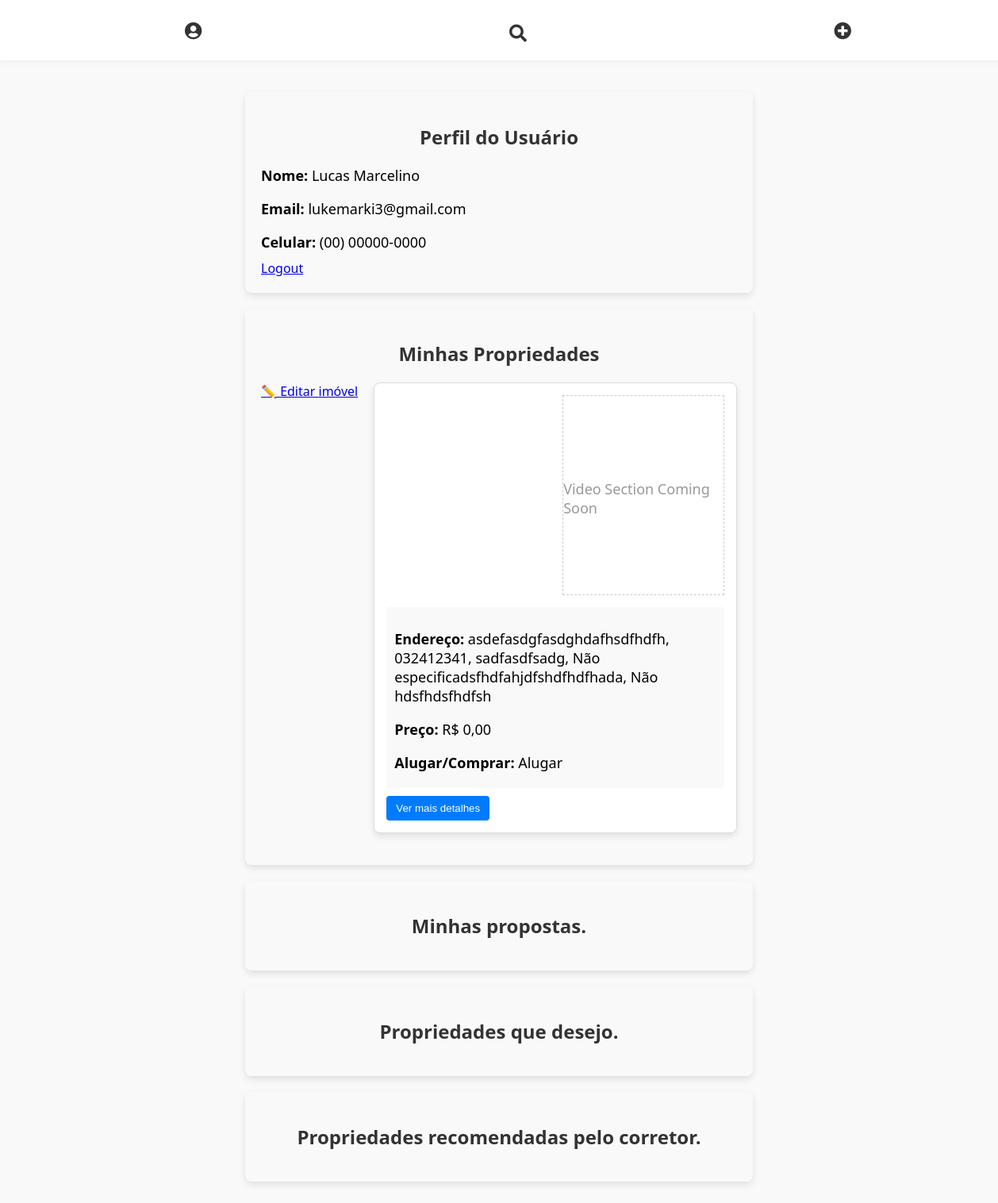
Screenshot of /perfil/ (signed in) with the database file from the repository.
### sales/models.py (models this page shows, shortened)
class PropertyOwner(models.Model):
    user = models.OneToOneField(User, on_delete=models.CASCADE)
    phone_number = models.CharField(max_length=15, verbose_name="Celular", default="(00) 00000-0000")
    IS_MARRIED_CHOICES = [
        ('Yes', 'Sim'),
        ('No', 'Não')
    ]
    is_married = models.CharField(max_length=3, choices=IS_MARRIED_CHOICES, verbose_name="É casado", default='No')

class Property(models.Model):
    likes = models.ManyToManyField(User, related_name='property_likes', blank=True)
    dislikes = models.ManyToManyField(User, related_name='property_dislikes', blank=True)
    owner = models.ManyToManyField(PropertyOwner, related_name="properties")
    street = models.CharField(max_length=255, verbose_name="Rua", default="Não especificada")
    street_number = models.CharField(max_length=10, verbose_name="Número", default="0")
    zip_code = models.CharField(max_length=10, verbose_name="CEP", default="00000-000")
    neighborhood = models.CharField(max_length=100, verbose_name="Bairro", default="Não especificado")
    city = models.CharField(max_length=100, verbose_name="Cidade", default="Não especificada")
    state = models.CharField(max_length=100, verbose_name="Estado", default="Não especificado")
    property_type = models.CharField(
        max_length=50,
        choices=[('apartment', 'Apartamento'), ('house', 'Casa'), ('land', 'Lote'), ('farm', 'Fazenda'), ('wahehouse', 'Galpão'), ('commercial', 'Comercial')],
        verbose_name="Tipo de Imóvel",
        default='apartment'
    )
    property_area = models.DecimalField(max_digits=10, decimal_places=2, verbose_name="Área útil do imóvel (m²)", default=0.0)
    bedrooms = models.IntegerField(verbose_name="Dormitórios (incluindo suítes)", default=1)
    suites = models.IntegerField(verbose_name="Suítes", default=0)
    bathrooms = models.IntegerField(verbose_name="Banheiros", default=1)
    features = models.CharField(max_length=255, verbose_name="Adereços", default="Nenhum")  # Usando um CharField para valores separados por vírgula
    is_covered = models.CharField(
        max_length=3,
        choices=[('yes', 'Sim'), ('no', 'Não')],
        verbose_name="Cobertura",
        default='no'
    )
    private_area = models.DecimalField(max_digits=10, decimal_places=2, verbose_name="Área privativa (m²)", default=0.0)
    garage_spots = models.IntegerField(verbose_name="Vagas de garagem", default=0)
    garage_type = models.CharField(
        max_length=20,
        choices=[
            ('covered', 'Coberta'),
            ('free', 'Livre'),
            ('covered_and_free', 'Coberta e Livre'),
            ('none', 'Nem Coberta nem Livre')
        ],
        verbose_name="Tipo de Vaga",
        default='none'
    )
    has_pool = models.CharField(
        max_length=3,
        choices=[('yes', 'Sim'), ('no', 'Não')],
        verbose_name="Piscina",
        default='no'
    )
    has_gatehouse = models.CharField(
        max_length=20,
        choices=[
            ('24h', '24 h'),
            ('daytime', 'Diurna'),
            ('night', 'Noturna'),
            ('none', 'Sem portaria')
        ],
        verbose_name="Portaria",
        default='none'
    )
    is_occupied = models.CharField(
        max_length=20,
        choices=[
            ('vacant', 'Está vago'),
            ('owner', 'Proprietário mora'),
            ('tenant', 'Inquilino mora')
        ],
        verbose_name="Alguém mora no imóvel",
        default='vacant'
    )
    access = models.CharField(
        max_length=20,
        choices=[('Key', 'Chave'), ('Biometry', 'Biometria'), ('Password', 'Senha')],
        verbose_name="Acesso",
        default='Key'
    )
    accessibility = models.CharField(
        max_length=3,
        choices=[('yes', 'Sim'), ('no', 'Não')],
        verbose_name="Acessibilidade",
        default='no'
    )
    move_availability = models.CharField(
        max_length=20,
        choices=[('immediate', 'Imediata'), ('30_days', '30 dias'), ('60_days', '60 dias'), ('other', 'Outro')],
        verbose_name="Disponibilidade de mudança",
        default='immediate'
    )
    rent_price = models.DecimalField(max_digits=10, decimal_places=2, verbose_name="Valor do aluguel", null=True, blank=True, default=0.0)
    sale_price = models.DecimalField(max_digits=10, decimal_places=2, verbose_name="Valor de venda", null=True, blank=True, default=0.0)
    iptu_value = models.DecimalField(max_digits=10, decimal_places=2, verbose_name="Valor do IPTU", null=True, blank=True, default=0.0)
    condo_fee = models.DecimalField(max_digits=10, decimal_places=2, verbose_name="Valor do condomínio", null=True, blank=True, default=0.0)
    video_url = models.URLField(max_length=500, null=True, blank=True, help_text="URL do vídeo do imóvel (e.g., YouTube link)")
    free_description = models.TextField(verbose_name="Descrição livre", null=True, blank=True)

### sales/views.py (the view)
# urls.py: path("perfil/", views.perfil, name="perfil"),
def perfil(request):
    try:
        property_owner, created = PropertyOwner.objects.get_or_create(user=request.user)
        if created:
            try:
                property_owner.save()
            except ValidationError as e:
                messages.warning(request, f"Perfil incompleto: {e}")
                return redirect('editar_perfil')  # Crie essa view depois, se quiser
        user_properties = property_owner.properties.all()
    except Exception as e:
        property_owner = None
        user_properties = []
        messages.error(request, f"Ocorreu um erro ao acessar seu perfil: {e}")
    return render(request, 'sales/perfil.html', {
        'user': request.user,
        'property_owner': property_owner,
        'user_properties': user_properties
    })

### sales/templates/sales/perfil.html (shortened to what this page needs)
{% extends 'sales/layout.html' %}
{% block content %}
<div class="perfil-container">
    <div class="user-profile">
        <h2>Perfil do Usuário</h2>
        <p><strong>Nome:</strong>
            {% if user.get_full_name %}
                {{ user.get_full_name }}
            {% else %}
                {{ user.username }}
            {% endif %}
        </p>
        <p><strong>Email:</strong> {{ user.email }}</p>
        {% if user.propertyowner %}
            <p><strong>Celular:</strong> {{ property_owner.phone_number }}</p>
        {% else %}
            <p>Informações adicionais não disponíveis.</p>
        {% endif %}
    <a href="{% url 'account_logout' %}">Logout</a>
    </div>
</div>
<div class="perfil-container">
    <h2>Minhas Propriedades</h2>
    {% if user_properties %}
        <div id="properties-container" class="properties-container">
            {% for imo in user_properties %}
            <a href="{% url 'sales:editar_imovel' imo.id %}">✏️ Editar imóvel</a>
                <div class="property-card">
                    <div class="property-media">
                        <div class="property-photo" onclick="showAllImages(this)">
                        </div>
                        <div class="property-video">
                            {% if imo.video_url %}
                            <iframe
                                src="{{ imo.video_url }}"
                                frameborder="0"
                                allow="accelerometer; autoplay; clipboard-write; encrypted-media; gyroscope; picture-in-picture"
                                allowfullscreen>
                            </iframe>
                            {% else %}
                                <p>Video Section Coming Soon</p>
                            {% endif %}
                        </div>
                    </div>
                    <div class="property-info">
                        <p><strong>Endereço:</strong> {{ imo.street }}, {{ imo.street_number }}, {{ imo.neighborhood }}, {{ imo.city }}, {{ imo.state }}</p>
                        <p><strong>Preço:</strong> R$ {{ imo.sale_price|default:imo.rent_price }}</p>
                        <p><strong>Alugar/Comprar:</strong> {% if imo.sale_price %} Comprar {% else %} Alugar {% endif %}</p>
                    </div>
                    <button type="button" class="details-button" onclick="toggleDetails({{ forloop.counter }})">Ver mais detalhes</button>
                </div>
            {% endfor %}
        </div>
    {% else %}
        <p>Você não possui propriedades cadastradas.</p>
    {% endif %}
</div>
<div class="perfil-container">
    <h2>Minhas propostas.</h2>
</div>
<div class="perfil-container">
    <h2>Propriedades que desejo.</h2>
</div>
<div class="perfil-container">
    <h2>Propriedades recomendadas pelo corretor.</h2>
</div>
{% endblock %}

### sales/templates/sales/layout.html (shortened to what this page needs)
{% load static %}
<!DOCTYPE html>
<html lang="pt-br">
<head>
    <link rel="stylesheet" href="https://cdnjs.cloudflare.com/ajax/libs/font-awesome/5.15.4/css/all.min.css">
    <link rel="stylesheet" href="{% static 'layout.css' %}">
</head>
<body>
<header class="top-navbar">
    <div class="navbar-container">
        <div class="navbar-item" title="Perfil">
            <a href="{% url 'sales:perfil' %}">
                <i class="fas fa-user-circle"></i>
            </a>
        </div>
        <div class="navbar-item" title="Filtrar Imóveis">
            <button class="icon-button" id="filter-toggle-btn">
                <i class="fas fa-search"></i>
            </button>
        </div>
        <div class="navbar-item" title="Adicionar Imóvel">
            <a href="{% url 'sales:cadastrar_imovel' %}">
                <i class="fas fa-plus-circle"></i>
            </a>
        </div>
    </div>
</header>
<main>
    {% block content %}{% endblock %}
</main>
</body>
</html>

### sales/static/layout.css (style rules this page uses)
.top-navbar { background-color: #4A90E2; color: #fff; padding: 10px 0; position: sticky; top: 0; width: 100%; z-index: 100; display: flex; justify-content: center; box-shadow: 0 2px 5px rgba(0, 0, 0, 0.2); }
.navbar-container { display: flex; width: 100%; max-width: 1200px; justify-content: space-around; align-items: center; }
.navbar-item { flex: 1; display: flex; justify-content: center; }
.icon-button { background: none; border: none; color: #fff; cursor: pointer; font-size: 24px; transition: transform 0.2s, color 0.2s; }
.navbar-item a { color: #fff; font-size: 24px; transition: transform 0.2s, color 0.2s; }
.properties-container { display: flex; flex-wrap: wrap; gap: 20px; justify-content: space-around; }
.property-card { flex: 1 1 calc(50% - 20px); background: #fff; border: 1px solid #ddd; border-radius: 8px; overflow: hidden; box-sizing: border-box; box-shadow: 0 4px 8px rgba(0, 0, 0, 0.1); padding: 15px; margin-bottom: 20px; }
.property-media { display: flex; gap: 20px; flex-wrap: wrap; }
.property-photo { flex: 1; width: 100%; max-width: 50%; display: flex; align-items: center; justify-content: center; cursor: pointer; }
.property-video { flex: 1; width: 100%; max-width: 50%; display: flex; align-items: center; justify-content: center; border: 1px dashed #ccc; height: 250px; color: #999; }
.property-info { margin-top: 15px; padding: 10px; background: #f9f9f9; border-radius: 4px; }
button { margin-top: 10px; padding: 8px 12px; background: #007bff; color: #fff; border: none; border-radius: 4px; cursor: pointer; }
@media (min-width: 768px) { .property-card { width: 45%; } }
.property-photo { flex: 1; max-height: 250px; overflow: hidden; display: flex; align-items: center; justify-content: center; }
.perfil-container { max-width: 600px; margin: 20px auto; padding: 20px; background: #f9f9f9; border-radius: 8px; box-shadow: 0 4px 8px rgba(0, 0, 0, 0.1); }
.perfil-container h2 { margin-bottom: 20px; text-align: center; color: #333; }
.perfil-container p { font-size: 18px; margin-bottom: 10px; }

### sales/templates/sales/layout.html (style rules this page uses)
body { font-family: 'Segoe UI', sans-serif; margin: 0; background-color: #f9f9f9; }
header.top-navbar { background-color: #ffffff; padding: 12px 24px; box-shadow: 0 2px 8px rgba(0, 0, 0, 0.05); display: flex; justify-content: center; position: sticky; top: 0; z-index: 999; }
.navbar-container { display: flex; gap: 28px; align-items: center; }
.navbar-item a, .icon-button { text-decoration: none; color: #333; font-size: 22px; background: none; border: none; cursor: pointer; transition: all 0.2s ease; }
main { padding: 20px; max-width: 1200px; margin: auto; }

### rows the page displays
PropertyOwner: phone_number "(00) 00000-0000"
Property: shows "Video Section Coming Soon", street "asdefasdgfasdghdafhsdfhdfh", street_number "032412341", neighborhood "sadfasdfsadg", city "Não especificadsfhdfahjdfshdfhdfhada", state "Não hdsfhdsfhdfsh", sale_price "0,00", shows "Alugar"

### other values shown
{{ user.get_full_name }} "Lucas Marcelino"
{{ user.email }} "lukemarki3@gmail.com"
